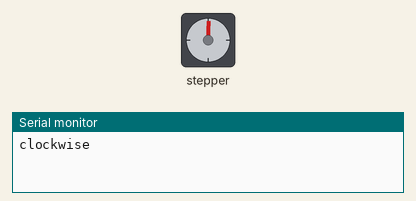
A sketch run on a simulated Arduino Uno, built with avr-gcc and run on an emulated ATmega328P. Shown: stepper motor, the last lines printed to the serial monitor. Stepper angles assume 96 steps per turn.

Above: at 0.15 s.
At 10.6 s:
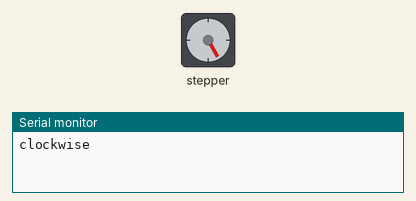
At 25.05 s:
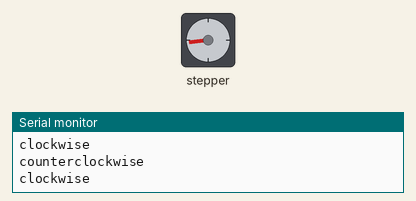
At 39.81 s:
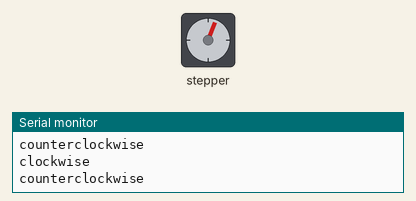
Timing chart, 0 to 40.0 s (numbered marks = the images above):
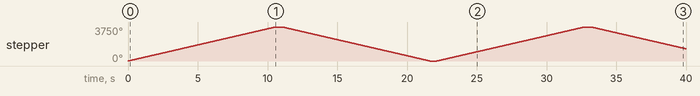

Measured:
- by itself, stepper: turns 3750° clockwise in 10.6 s, then 3750° counter-clockwise in 10.6 s, then 3750° clockwise in 10.6 s, then 2404° counter-clockwise in 6.8 s

The sketch:

stepper_oneRevolution1.ino
```cpp
/*
 Stepper Motor Control - one revolution

 This program drives a unipolar or bipolar stepper motor.
 The motor is attached to digital pins 8 - 11 of the Arduino.

 The motor should revolve one revolution in one direction, then
 one revolution in the other direction.


 Created 11 Mar. 2007
 Modified 30 Nov. 2009
 by Tom Igoe

 */

#include <Stepper.h>

const int stepsPerRevolution = 96;  // change this to fit the number of steps per revolution
                                     // for your motor

// initialize the stepper library on pins 8 through 11:
Stepper myStepper(stepsPerRevolution, 8,9,10,11);

void setup() {
  // set the speed at 60 rpm:
  myStepper.setSpeed(60);
  // initialize the serial port:
  Serial.begin(9600);
}

void loop() {
  // step one revolution  in one direction:
   Serial.println("clockwise");
  myStepper.step(1000);
  delay(500);

   // step one revolution in the other direction:
  Serial.println("counterclockwise");
  myStepper.step(-1000);
  delay(500);
}
```
